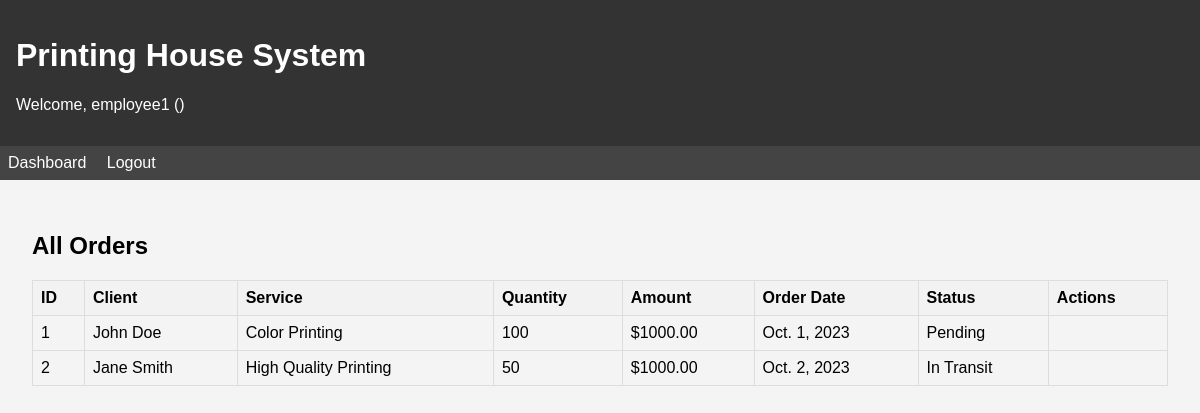
The page /orders/ (signed in) on the database as committed earlier.
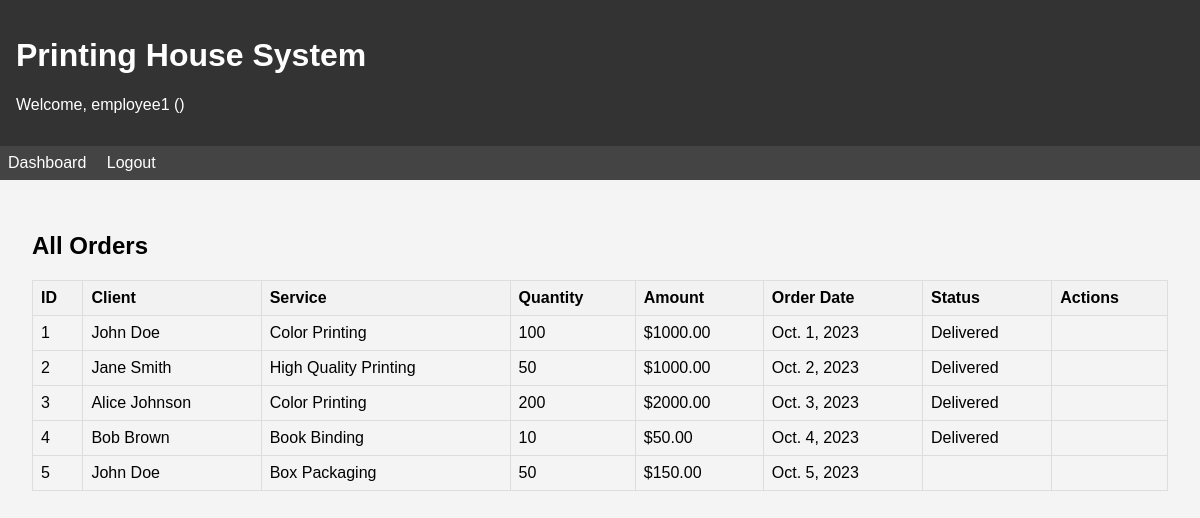
The same page on the database as committed later.
### printing_house_app/models.py (models this page shows, shortened)
class Order(models.Model):
    client_name = models.CharField(max_length=255)
    order_date = models.DateField()
    print_date = models.DateField()
    service_package = models.CharField(max_length=255)
    quantity = models.IntegerField(validators=[MinValueValidator(1)])
    amount = models.DecimalField(max_digits=10, decimal_places=2, validators=[MinValueValidator(0)])
    address = models.TextField()
    client = models.ForeignKey(Contacts, on_delete=models.CASCADE, related_name='orders')
    service = models.ForeignKey(Service, on_delete=models.CASCADE, related_name='orders')
    premises = models.ForeignKey(Premises, on_delete=models.CASCADE, related_name='orders')

class Service(models.Model):
    package = models.CharField(max_length=255)
    material = models.CharField(max_length=100)
    premises = models.ForeignKey(Premises, on_delete=models.CASCADE, related_name='services')
    type = models.CharField(max_length=100)
    cost = models.DecimalField(max_digits=10, decimal_places=2, validators=[MinValueValidator(0)])

class Delivery(models.Model):
    packaging_type = models.CharField(max_length=50)
    volume = models.DecimalField(max_digits=10, decimal_places=2, validators=[MinValueValidator(0)])
    weight = models.DecimalField(max_digits=10, decimal_places=2, validators=[MinValueValidator(0)])
    address = models.TextField()
    order = models.OneToOneField(Order, on_delete=models.CASCADE, related_name='delivery')
    employee = models.ForeignKey(Employees, on_delete=models.SET_NULL, null=True, blank=True, related_name='deliveries')
    status = models.ForeignKey(DeliveryStatus, on_delete=models.CASCADE, related_name='deliveries')

class DeliveryStatus(models.Model):
    status = models.CharField(max_length=50)
    count = models.IntegerField(default=0)

### printing_house_app/views.py (the view)
# urls.py: path('orders/', views.all_orders, name='all_orders'),
@login_required
def all_orders(request):
    if has_role(request.user, 'manager') or has_role(request.user, 'owner'):
        orders = Order.objects.all()
    else:
        orders = Order.objects.none()
    return render(request, 'printing_house_app/orders.html', {'orders': orders, 'title': 'All Orders'})

### printing_house_app/views.py (called while the page is built)
def has_role(user, role):
    if user.is_superuser:
        return role in ['owner', 'manager']  # Superuser has owner/manager access
    if role == 'client':
        return hasattr(user, 'contact')
    elif role == 'courier' or role == 'manager':
        if hasattr(user, 'employee'):
            position = user.employee.position.lower()
            if role == 'manager' and 'manager' in position:
                return True
            elif role == 'courier' and 'courier' in position:
                return True
    elif role == 'owner':
        return user.is_superuser
    return False

### printing_house_app/templates/printing_house_app/orders.html (shortened to what this page needs)
{% extends "printing_house_app/base.html" %}
{% block content %}
<h2>{{ title }}</h2>
{% if orders %}
<table>
    <thead>
        <tr>
            <th>ID</th>
            <th>Client</th>
            <th>Service</th>
            <th>Quantity</th>
            <th>Amount</th>
            <th>Order Date</th>
            <th>Status</th>
            <th>Actions</th>
        </tr>
    </thead>
    <tbody>
        {% for order in orders %}
        <tr>
            <td>{{ order.id }}</td>
            <td>{{ order.client_name }}</td>
            <td>{{ order.service.type }}</td>
            <td>{{ order.quantity }}</td>
            <td>${{ order.amount }}</td>
            <td>{{ order.order_date }}</td>
            <td>{{ order.delivery.status.status }}</td>
            <td>
            </td>
        </tr>
        {% endfor %}
    </tbody>
</table>
{% else %}
<p>No orders found.</p>
{% endif %}
{% endblock %}

### printing_house_app/templates/printing_house_app/base.html (shortened to what this page needs)
<!DOCTYPE html>
<html lang="en">
<head>
</head>
<body>
    <div class="header">
        <h1>Printing House System</h1>
        {% if user.is_authenticated %}
            <p>Welcome, {{ user.username }} ({{ user.groups.all.0.name }})</p>
        {% endif %}
    </div>
    <div class="nav">
        {% if user.is_authenticated %}
            <a href="{% url 'dashboard' %}">Dashboard</a>
            <a href="{% url 'logout' %}">Logout</a>
        {% else %}
            <a href="{% url 'login' %}">Login</a>
        {% endif %}
    </div>
    <div class="container">
        {% block content %}{% endblock %}
    </div>
</body>
</html>

### printing_house_app/templates/printing_house_app/base.html (style rules this page uses)
body { font-family: Arial, sans-serif; margin: 0; padding: 0; background-color: #f4f4f4; }
.header { background-color: #333; color: white; padding: 1rem; }
.nav { background-color: #444; padding: 0.5rem; }
.nav a { color: white; margin-right: 1rem; text-decoration: none; }
.container { max-width: 1200px; margin: 0 auto; padding: 2rem; }
table { width: 100%; border-collapse: collapse; margin-top: 1rem; }
th, td { border: 1px solid #ddd; padding: 0.5rem; text-align: left; }
th { background-color: #f2f2f2; }

Rows that differ between the two databases and show on the page:
changed through a linked row, Order "Oct. 1, 2023": delivery.status.status "Pending" → "Delivered"
changed through a linked row, Order "Jane Smith": delivery.status.status "In Transit" → "Delivered"
added Order: id "3", client_name "Alice Johnson", service.type "Color Printing", quantity "200", amount "2000.00", order_date "Oct. 3, 2023", delivery.status.status "Delivered"
added Order: id "4", client_name "Bob Brown", service.type "Book Binding", quantity "10", amount "50.00", order_date "Oct. 4, 2023", delivery.status.status "Delivered"
added Order: id "5", client_name "John Doe", service.type "Box Packaging", quantity "50", amount "150.00", order_date "Oct. 5, 2023"
